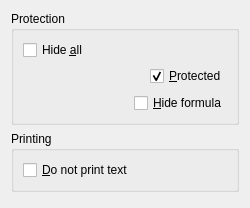
<?xml version="1.0" encoding="UTF-8"?>
<ui version="4.0">
 <author>The KSpread Team &lt;calligra-devel@kde.org&gt;</author>
 <comment>This file is part of the KDE project
Copyright (C) 2006 The KSpread Team &lt;calligra-devel@kde.org&gt;

This library is free software; you can redistribute it and/or
modify it under the terms of the GNU Library General Public
License as published by the Free Software Foundation; either
version 2 of the License, or (at your option) any later version.

This library is distributed in the hope that it will be useful,
but WITHOUT ANY WARRANTY; without even the implied warranty of
MERCHANTABILITY or FITNESS FOR A PARTICULAR PURPOSE.  See the
GNU Library General Public License for more details.

You should have received a copy of the GNU Library General Public
License along with this library; see the file COPYING.LIB.  If not,
write to the Free Software Foundation, Inc., 51 Franklin Street,
Fifth Floor, Boston, MA 02110-1301, USA.</comment>
 <class>Calligra::Sheets::ProtectionWidget</class>
 <widget class="QWidget" name="ProtectionWidget">
  <property name="geometry">
   <rect>
    <x>0</x>
    <y>0</y>
    <width>250</width>
    <height>208</height>
   </rect>
  </property>
  <property name="whatsThis">
   <string>This tab enables you to set Cell Protection. All cells are protected by default (that means cell content cannot be changed) and for the cell protection to be active you also need to protect the sheet using the Tools -&gt; Protect Sheet... menu and to provide a password.
You can also hide the cell formula in order to protect the way you calculate the formula. This also needs to enable sheet protection to work.
You can hide the cell content with Hide all and again this needs sheet protection.
You can learn more about all these settings in the User Manual in the Advanced Calligra Sheets chapter.</string>
  </property>
  <layout class="QGridLayout">
   <item row="1" column="0">
    <widget class="QGroupBox" name="groupBox2">
     <property name="title">
      <string>Printing</string>
     </property>
     <layout class="QGridLayout">
      <item row="0" column="0">
       <widget class="Calligra::Sheets::LayoutCheckbox" name="m_bDontPrint">
        <property name="whatsThis">
         <string>If checked, the content of the cell will not be printed. If this is not checked (default), the cell content will be printed.
Note that you can print it even if the cell is protected</string>
        </property>
        <property name="text">
         <string>&amp;Do not print text</string>
        </property>
       </widget>
      </item>
     </layout>
    </widget>
   </item>
   <item row="0" column="0">
    <widget class="QGroupBox" name="groupBox1">
     <property name="title">
      <string>Protection</string>
     </property>
     <layout class="QGridLayout">
      <item row="0" column="0">
       <layout class="QVBoxLayout">
        <item>
         <widget class="Calligra::Sheets::LayoutCheckbox" name="m_bHideAll">
          <property name="whatsThis">
           <string>This hides the cell content and works only when the sheet is protected. Whether the cell itself is protected or not does not matter.</string>
          </property>
          <property name="text">
           <string>Hide &amp;all</string>
          </property>
         </widget>
        </item>
        <item>
         <layout class="QHBoxLayout">
          <item>
           <spacer>
            <property name="orientation">
             <enum>Qt::Horizontal</enum>
            </property>
            <property name="sizeType">
             <enum>QSizePolicy::Expanding</enum>
            </property>
            <property name="sizeHint" stdset="0">
             <size>
              <width>30</width>
              <height>21</height>
             </size>
            </property>
           </spacer>
          </item>
          <item>
           <widget class="Calligra::Sheets::LayoutCheckbox" name="m_bIsProtected">
            <property name="whatsThis">
             <string>If checked, the cell content will be protected. This is the default behavior. You need to protect the whole sheet using the Tools -&gt; Protect Sheet... menu option for this individual cell protection to work. See the manual for more details in the Advanced Calligra Sheets chapter. When a cell is protected, its content cannot be changed.</string>
            </property>
            <property name="text">
             <string>&amp;Protected</string>
            </property>
            <property name="checked">
             <bool>true</bool>
            </property>
           </widget>
          </item>
         </layout>
        </item>
        <item>
         <layout class="QHBoxLayout">
          <item>
           <spacer>
            <property name="orientation">
             <enum>Qt::Horizontal</enum>
            </property>
            <property name="sizeType">
             <enum>QSizePolicy::Expanding</enum>
            </property>
            <property name="sizeHint" stdset="0">
             <size>
              <width>30</width>
              <height>20</height>
             </size>
            </property>
           </spacer>
          </item>
          <item>
           <widget class="Calligra::Sheets::LayoutCheckbox" name="m_bHideFormula">
            <property name="whatsThis">
             <string>When this is checked, the cell is still visible. However, its contents do not appear in the Formula bar. Hiding formula is only working for cells that contain formulae so the user cannot view the formula. And the sheet must be protected for this to work.</string>
            </property>
            <property name="text">
             <string>&amp;Hide formula</string>
            </property>
           </widget>
          </item>
         </layout>
        </item>
       </layout>
      </item>
     </layout>
    </widget>
   </item>
   <item row="2" column="0">
    <spacer>
     <property name="orientation">
      <enum>Qt::Vertical</enum>
     </property>
     <property name="sizeType">
      <enum>QSizePolicy::Expanding</enum>
     </property>
     <property name="sizeHint" stdset="0">
      <size>
       <width>20</width>
       <height>20</height>
      </size>
     </property>
    </spacer>
   </item>
  </layout>
 </widget>
 <customwidgets>
  <customwidget>
   <class>Calligra::Sheets::LayoutCheckbox</class>
   <extends>QCheckBox</extends>
   <header>ui/dialogs/LayoutWidgets.h</header>
  </customwidget>
 </customwidgets>
 <tabstops>
  <tabstop>m_bHideAll</tabstop>
  <tabstop>m_bIsProtected</tabstop>
  <tabstop>m_bHideFormula</tabstop>
  <tabstop>m_bDontPrint</tabstop>
 </tabstops>
 <resources/>
 <connections/>
</ui>
